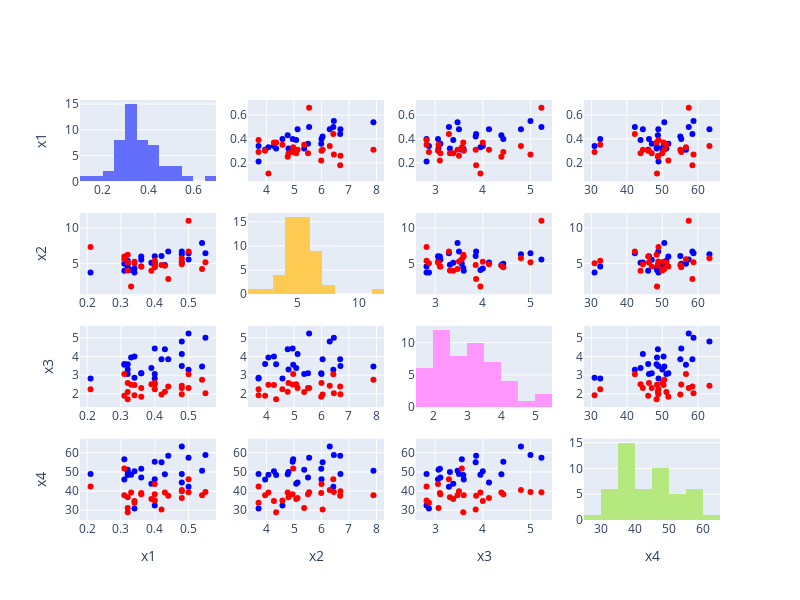

The cell this chart's notebook holds for it:
### Code cell
fig = make_subplots(rows=4, cols=4)
cols = dados.columns[:-1]
for i in range(4):
    for j in range(4):
        if i != j:
            fig.add_trace(go.Scatter(y = dados[dados['sex'] == 'male'][cols[i]], x =dados[cols[j]] ,mode='markers', marker_color='blue'), row=i+1, col=j+1)
            fig.add_trace(go.Scatter(y = dados[dados['sex'] == 'female'][cols[i]], x =dados[cols[j]] ,mode='markers', marker_color='red'), row=i+1, col=j+1)
        else:
            fig.add_trace(go.Histogram(x = dados[cols[i]]), row=i+1, col=j+1)
        

    fig.update_xaxes(title_text= cols[i],row=4, col=i+1)
    fig.update_yaxes(title_text=cols[i],row=i+1, col=1)
fig.update_layout(autosize=False, width=800, height=600, showlegend=False)
fig.show()
